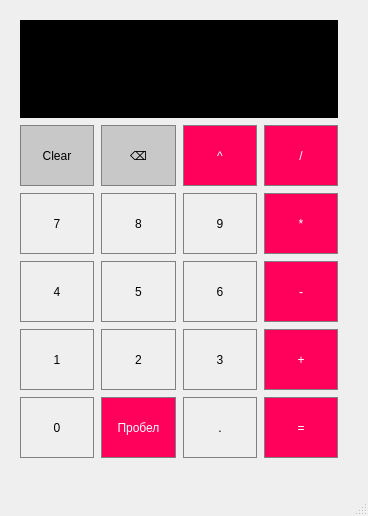
<?xml version="1.0" encoding="UTF-8"?>
<ui version="4.0">
 <class>calculator</class>
 <widget class="QMainWindow" name="calculator">
  <property name="geometry">
   <rect>
    <x>0</x>
    <y>0</y>
    <width>368</width>
    <height>516</height>
   </rect>
  </property>
  <property name="windowTitle">
   <string>calculator</string>
  </property>
  <widget class="QWidget" name="centralwidget">
   <widget class="QPushButton" name="pb5">
    <property name="geometry">
     <rect>
      <x>101</x>
      <y>261</y>
      <width>75</width>
      <height>61</height>
     </rect>
    </property>
    <property name="minimumSize">
     <size>
      <width>61</width>
      <height>61</height>
     </size>
    </property>
    <property name="baseSize">
     <size>
      <width>61</width>
      <height>61</height>
     </size>
    </property>
    <property name="cursor">
     <cursorShape>PointingHandCursor</cursorShape>
    </property>
    <property name="styleSheet">
     <string notr="true">QPushButton {
   border: 1px solid gray;
}
QPushButton:pressed {
    background-color: qlineargradient(x1: 0, y1: 0, x2: 0, y2: 1,
                                      stop: 0 #dadbde, stop: 1 #f6f7fa);
}
</string>
    </property>
    <property name="text">
     <string>5</string>
    </property>
   </widget>
   <widget class="QPushButton" name="div">
    <property name="geometry">
     <rect>
      <x>264</x>
      <y>125</y>
      <width>74</width>
      <height>61</height>
     </rect>
    </property>
    <property name="minimumSize">
     <size>
      <width>61</width>
      <height>61</height>
     </size>
    </property>
    <property name="baseSize">
     <size>
      <width>61</width>
      <height>61</height>
     </size>
    </property>
    <property name="cursor">
     <cursorShape>PointingHandCursor</cursorShape>
    </property>
    <property name="styleSheet">
     <string notr="true">QPushButton {
  background-color: rgb(255, 0, 90);
  color: white; 
  border: 1px solid gray;
}

QPushButton:pressed {
    background-color: qlineargradient(x1: 0, y1: 0, x2: 0, y2: 1,
                                      stop: 0 #FF7832, stop: 1 #FF9739);
}
</string>
    </property>
    <property name="text">
     <string>/</string>
    </property>
   </widget>
   <widget class="QPushButton" name="clearAC">
    <property name="geometry">
     <rect>
      <x>101</x>
      <y>125</y>
      <width>75</width>
      <height>61</height>
     </rect>
    </property>
    <property name="minimumSize">
     <size>
      <width>61</width>
      <height>61</height>
     </size>
    </property>
    <property name="baseSize">
     <size>
      <width>61</width>
      <height>61</height>
     </size>
    </property>
    <property name="cursor">
     <cursorShape>PointingHandCursor</cursorShape>
    </property>
    <property name="styleSheet">
     <string notr="true">QPushButton {
  background-color: rgb(200, 200, 200);
  border: 1px solid gray;
}
QPushButton:pressed {
    background-color: qlineargradient(x1: 0, y1: 0, x2: 0, y2: 1,
                                      stop: 0 #BEBEBE, stop: 1 #D7D7D7);
}
</string>
    </property>
    <property name="text">
     <string>⌫</string>
    </property>
   </widget>
   <widget class="QPushButton" name="pb9">
    <property name="geometry">
     <rect>
      <x>183</x>
      <y>193</y>
      <width>74</width>
      <height>61</height>
     </rect>
    </property>
    <property name="minimumSize">
     <size>
      <width>61</width>
      <height>61</height>
     </size>
    </property>
    <property name="baseSize">
     <size>
      <width>61</width>
      <height>61</height>
     </size>
    </property>
    <property name="cursor">
     <cursorShape>PointingHandCursor</cursorShape>
    </property>
    <property name="styleSheet">
     <string notr="true">QPushButton {
   border: 1px solid gray;
}
QPushButton:pressed {
    background-color: qlineargradient(x1: 0, y1: 0, x2: 0, y2: 1,
                                      stop: 0 #dadbde, stop: 1 #f6f7fa);
}
</string>
    </property>
    <property name="text">
     <string>9</string>
    </property>
   </widget>
   <widget class="QPushButton" name="deg">
    <property name="geometry">
     <rect>
      <x>183</x>
      <y>125</y>
      <width>74</width>
      <height>61</height>
     </rect>
    </property>
    <property name="minimumSize">
     <size>
      <width>61</width>
      <height>61</height>
     </size>
    </property>
    <property name="baseSize">
     <size>
      <width>61</width>
      <height>61</height>
     </size>
    </property>
    <property name="cursor">
     <cursorShape>PointingHandCursor</cursorShape>
    </property>
    <property name="styleSheet">
     <string notr="true">QPushButton {
  background-color: rgb(255, 0, 90);
  color: white; 
  border: 1px solid gray;
}

QPushButton:pressed {
    background-color: qlineargradient(x1: 0, y1: 0, x2: 0, y2: 1,
                                      stop: 0 #FF7832, stop: 1 #FF9739);
}
</string>
    </property>
    <property name="text">
     <string>^</string>
    </property>
   </widget>
   <widget class="QPushButton" name="pb1">
    <property name="geometry">
     <rect>
      <x>20</x>
      <y>329</y>
      <width>74</width>
      <height>61</height>
     </rect>
    </property>
    <property name="minimumSize">
     <size>
      <width>61</width>
      <height>61</height>
     </size>
    </property>
    <property name="baseSize">
     <size>
      <width>61</width>
      <height>61</height>
     </size>
    </property>
    <property name="cursor">
     <cursorShape>PointingHandCursor</cursorShape>
    </property>
    <property name="styleSheet">
     <string notr="true">QPushButton {
   border: 1px solid gray;
}
QPushButton:pressed {
    background-color: qlineargradient(x1: 0, y1: 0, x2: 0, y2: 1,
                                      stop: 0 #dadbde, stop: 1 #f6f7fa);
}</string>
    </property>
    <property name="text">
     <string>1</string>
    </property>
   </widget>
   <widget class="QPushButton" name="pb8">
    <property name="geometry">
     <rect>
      <x>101</x>
      <y>193</y>
      <width>75</width>
      <height>61</height>
     </rect>
    </property>
    <property name="minimumSize">
     <size>
      <width>61</width>
      <height>61</height>
     </size>
    </property>
    <property name="baseSize">
     <size>
      <width>61</width>
      <height>61</height>
     </size>
    </property>
    <property name="cursor">
     <cursorShape>PointingHandCursor</cursorShape>
    </property>
    <property name="mouseTracking">
     <bool>false</bool>
    </property>
    <property name="styleSheet">
     <string notr="true">QPushButton {
   border: 1px solid gray;
}
QPushButton:pressed {
    background-color: qlineargradient(x1: 0, y1: 0, x2: 0, y2: 1,
                                      stop: 0 #dadbde, stop: 1 #f6f7fa);
}</string>
    </property>
    <property name="text">
     <string>8</string>
    </property>
   </widget>
   <widget class="QPushButton" name="pb6">
    <property name="geometry">
     <rect>
      <x>183</x>
      <y>261</y>
      <width>74</width>
      <height>61</height>
     </rect>
    </property>
    <property name="minimumSize">
     <size>
      <width>61</width>
      <height>61</height>
     </size>
    </property>
    <property name="baseSize">
     <size>
      <width>61</width>
      <height>61</height>
     </size>
    </property>
    <property name="cursor">
     <cursorShape>PointingHandCursor</cursorShape>
    </property>
    <property name="styleSheet">
     <string notr="true">QPushButton {
   border: 1px solid gray;
}
QPushButton:pressed {
    background-color: qlineargradient(x1: 0, y1: 0, x2: 0, y2: 1,
                                      stop: 0 #dadbde, stop: 1 #f6f7fa);
}</string>
    </property>
    <property name="text">
     <string>6</string>
    </property>
   </widget>
   <widget class="QPushButton" name="pb4">
    <property name="geometry">
     <rect>
      <x>20</x>
      <y>261</y>
      <width>74</width>
      <height>61</height>
     </rect>
    </property>
    <property name="minimumSize">
     <size>
      <width>61</width>
      <height>61</height>
     </size>
    </property>
    <property name="baseSize">
     <size>
      <width>61</width>
      <height>61</height>
     </size>
    </property>
    <property name="cursor">
     <cursorShape>PointingHandCursor</cursorShape>
    </property>
    <property name="styleSheet">
     <string notr="true">QPushButton {
   border: 1px solid gray;
}
QPushButton:pressed {
    background-color: qlineargradient(x1: 0, y1: 0, x2: 0, y2: 1,
                                      stop: 0 #dadbde, stop: 1 #f6f7fa);
}
</string>
    </property>
    <property name="text">
     <string>4</string>
    </property>
   </widget>
   <widget class="QPushButton" name="pb0">
    <property name="geometry">
     <rect>
      <x>20</x>
      <y>397</y>
      <width>74</width>
      <height>61</height>
     </rect>
    </property>
    <property name="minimumSize">
     <size>
      <width>61</width>
      <height>61</height>
     </size>
    </property>
    <property name="baseSize">
     <size>
      <width>61</width>
      <height>61</height>
     </size>
    </property>
    <property name="cursor">
     <cursorShape>PointingHandCursor</cursorShape>
    </property>
    <property name="styleSheet">
     <string notr="true">QPushButton {
   border: 1px solid gray;
}
QPushButton:pressed {
    background-color: qlineargradient(x1: 0, y1: 0, x2: 0, y2: 1,
                                      stop: 0 #dadbde, stop: 1 #f6f7fa);
}</string>
    </property>
    <property name="text">
     <string>0</string>
    </property>
   </widget>
   <widget class="QPushButton" name="mult">
    <property name="geometry">
     <rect>
      <x>264</x>
      <y>193</y>
      <width>74</width>
      <height>61</height>
     </rect>
    </property>
    <property name="minimumSize">
     <size>
      <width>61</width>
      <height>61</height>
     </size>
    </property>
    <property name="baseSize">
     <size>
      <width>61</width>
      <height>61</height>
     </size>
    </property>
    <property name="cursor">
     <cursorShape>PointingHandCursor</cursorShape>
    </property>
    <property name="styleSheet">
     <string notr="true">QPushButton {
  background-color: rgb(255, 0, 90);
  color: white; 
  border: 1px solid gray;
}

QPushButton:pressed {
    background-color: qlineargradient(x1: 0, y1: 0, x2: 0, y2: 1,
                                      stop: 0 #FF7832, stop: 1 #FF9739);
}
</string>
    </property>
    <property name="text">
     <string>*</string>
    </property>
   </widget>
   <widget class="QPushButton" name="minus">
    <property name="geometry">
     <rect>
      <x>264</x>
      <y>261</y>
      <width>74</width>
      <height>61</height>
     </rect>
    </property>
    <property name="minimumSize">
     <size>
      <width>61</width>
      <height>61</height>
     </size>
    </property>
    <property name="baseSize">
     <size>
      <width>61</width>
      <height>61</height>
     </size>
    </property>
    <property name="cursor">
     <cursorShape>PointingHandCursor</cursorShape>
    </property>
    <property name="styleSheet">
     <string notr="true">QPushButton {
  background-color: rgb(255, 0, 90);
  color: white; 
  border: 1px solid gray;
}

QPushButton:pressed {
    background-color: qlineargradient(x1: 0, y1: 0, x2: 0, y2: 1,
                                      stop: 0 #FF7832, stop: 1 #FF9739);
}
</string>
    </property>
    <property name="text">
     <string>-</string>
    </property>
   </widget>
   <widget class="QPushButton" name="plus">
    <property name="geometry">
     <rect>
      <x>264</x>
      <y>329</y>
      <width>74</width>
      <height>61</height>
     </rect>
    </property>
    <property name="minimumSize">
     <size>
      <width>61</width>
      <height>61</height>
     </size>
    </property>
    <property name="baseSize">
     <size>
      <width>61</width>
      <height>61</height>
     </size>
    </property>
    <property name="cursor">
     <cursorShape>PointingHandCursor</cursorShape>
    </property>
    <property name="styleSheet">
     <string notr="true">QPushButton {
  background-color: rgb(255, 0, 90);
  color: white; 
  border: 1px solid gray;
}

QPushButton:pressed {
    background-color: qlineargradient(x1: 0, y1: 0, x2: 0, y2: 1,
                                      stop: 0 #FF7832, stop: 1 #FF9739);
}
</string>
    </property>
    <property name="text">
     <string>+</string>
    </property>
   </widget>
   <widget class="QPushButton" name="clearC">
    <property name="geometry">
     <rect>
      <x>20</x>
      <y>125</y>
      <width>74</width>
      <height>61</height>
     </rect>
    </property>
    <property name="minimumSize">
     <size>
      <width>61</width>
      <height>61</height>
     </size>
    </property>
    <property name="baseSize">
     <size>
      <width>61</width>
      <height>61</height>
     </size>
    </property>
    <property name="cursor">
     <cursorShape>PointingHandCursor</cursorShape>
    </property>
    <property name="styleSheet">
     <string notr="true">QPushButton {
  background-color: rgb(200, 200, 200);
  border: 1px solid gray;
}
QPushButton:pressed {
    background-color: qlineargradient(x1: 0, y1: 0, x2: 0, y2: 1,
                                      stop: 0 #BEBEBE, stop: 1 #D7D7D7);
}
</string>
    </property>
    <property name="text">
     <string>Clear</string>
    </property>
   </widget>
   <widget class="QPushButton" name="pb3">
    <property name="geometry">
     <rect>
      <x>183</x>
      <y>329</y>
      <width>74</width>
      <height>61</height>
     </rect>
    </property>
    <property name="minimumSize">
     <size>
      <width>61</width>
      <height>61</height>
     </size>
    </property>
    <property name="baseSize">
     <size>
      <width>61</width>
      <height>61</height>
     </size>
    </property>
    <property name="cursor">
     <cursorShape>PointingHandCursor</cursorShape>
    </property>
    <property name="styleSheet">
     <string notr="true">QPushButton {
   border: 1px solid gray;
}
QPushButton:pressed {
    background-color: qlineargradient(x1: 0, y1: 0, x2: 0, y2: 1,
                                      stop: 0 #dadbde, stop: 1 #f6f7fa);
}</string>
    </property>
    <property name="text">
     <string>3</string>
    </property>
   </widget>
   <widget class="QPushButton" name="point">
    <property name="geometry">
     <rect>
      <x>183</x>
      <y>397</y>
      <width>74</width>
      <height>61</height>
     </rect>
    </property>
    <property name="minimumSize">
     <size>
      <width>61</width>
      <height>61</height>
     </size>
    </property>
    <property name="baseSize">
     <size>
      <width>61</width>
      <height>61</height>
     </size>
    </property>
    <property name="cursor">
     <cursorShape>PointingHandCursor</cursorShape>
    </property>
    <property name="styleSheet">
     <string notr="true">QPushButton {
   border: 1px solid gray;
}
QPushButton:pressed {
    background-color: qlineargradient(x1: 0, y1: 0, x2: 0, y2: 1,
                                      stop: 0 #dadbde, stop: 1 #f6f7fa);
}</string>
    </property>
    <property name="text">
     <string>.</string>
    </property>
   </widget>
   <widget class="QPushButton" name="spaceb">
    <property name="geometry">
     <rect>
      <x>101</x>
      <y>397</y>
      <width>75</width>
      <height>61</height>
     </rect>
    </property>
    <property name="minimumSize">
     <size>
      <width>61</width>
      <height>61</height>
     </size>
    </property>
    <property name="baseSize">
     <size>
      <width>61</width>
      <height>61</height>
     </size>
    </property>
    <property name="cursor">
     <cursorShape>PointingHandCursor</cursorShape>
    </property>
    <property name="styleSheet">
     <string notr="true">QPushButton {
  background-color: rgb(255, 0, 90);
  color: white; 
  border: 1px solid gray;
}

QPushButton:pressed {
    background-color: qlineargradient(x1: 0, y1: 0, x2: 0, y2: 1,
                                      stop: 0 #FF7832, stop: 1 #FF9739);
}
</string>
    </property>
    <property name="text">
     <string>Пробел</string>
    </property>
   </widget>
   <widget class="QPushButton" name="pb2">
    <property name="geometry">
     <rect>
      <x>101</x>
      <y>329</y>
      <width>75</width>
      <height>61</height>
     </rect>
    </property>
    <property name="minimumSize">
     <size>
      <width>61</width>
      <height>61</height>
     </size>
    </property>
    <property name="baseSize">
     <size>
      <width>61</width>
      <height>61</height>
     </size>
    </property>
    <property name="cursor">
     <cursorShape>PointingHandCursor</cursorShape>
    </property>
    <property name="styleSheet">
     <string notr="true">QPushButton {
   border: 1px solid gray;
}
QPushButton:pressed {
    background-color: qlineargradient(x1: 0, y1: 0, x2: 0, y2: 1,
                                      stop: 0 #dadbde, stop: 1 #f6f7fa);
}
</string>
    </property>
    <property name="text">
     <string>2</string>
    </property>
   </widget>
   <widget class="QLabel" name="result_show">
    <property name="geometry">
     <rect>
      <x>20</x>
      <y>20</y>
      <width>318</width>
      <height>98</height>
     </rect>
    </property>
    <property name="minimumSize">
     <size>
      <width>241</width>
      <height>61</height>
     </size>
    </property>
    <property name="styleSheet">
     <string notr="true">color: white;
font: 25 10pt &quot;Yu Gothic UI Light&quot;;
  qproperty-alignment: 'AlignVCenter | AlignRight';
  border: 1px solid black;

background-color: rgb(0, 0, 0);
</string>
    </property>
    <property name="text">
     <string/>
    </property>
   </widget>
   <widget class="QPushButton" name="pb7">
    <property name="geometry">
     <rect>
      <x>20</x>
      <y>193</y>
      <width>74</width>
      <height>61</height>
     </rect>
    </property>
    <property name="minimumSize">
     <size>
      <width>61</width>
      <height>61</height>
     </size>
    </property>
    <property name="baseSize">
     <size>
      <width>61</width>
      <height>61</height>
     </size>
    </property>
    <property name="font">
     <font>
      <stylestrategy>PreferDefault</stylestrategy>
     </font>
    </property>
    <property name="cursor">
     <cursorShape>PointingHandCursor</cursorShape>
    </property>
    <property name="styleSheet">
     <string notr="true">QPushButton {
   border: 1px solid gray;
}
QPushButton:pressed {
    background-color: qlineargradient(x1: 0, y1: 0, x2: 0, y2: 1,
                                      stop: 0 #dadbde, stop: 1 #f6f7fa);
}</string>
    </property>
    <property name="text">
     <string>7</string>
    </property>
   </widget>
   <widget class="QPushButton" name="equally">
    <property name="geometry">
     <rect>
      <x>264</x>
      <y>397</y>
      <width>74</width>
      <height>61</height>
     </rect>
    </property>
    <property name="minimumSize">
     <size>
      <width>61</width>
      <height>61</height>
     </size>
    </property>
    <property name="baseSize">
     <size>
      <width>61</width>
      <height>61</height>
     </size>
    </property>
    <property name="cursor">
     <cursorShape>PointingHandCursor</cursorShape>
    </property>
    <property name="styleSheet">
     <string notr="true">QPushButton {
  background-color: rgb(255, 0, 90);
  color: white; 
  border: 1px solid gray;
}

QPushButton:pressed {
    background-color: qlineargradient(x1: 0, y1: 0, x2: 0, y2: 1,
                                      stop: 0 #FF7832, stop: 1 #FF9739);
}

</string>
    </property>
    <property name="text">
     <string>=</string>
    </property>
   </widget>
  </widget>
  <widget class="QMenuBar" name="menubar">
   <property name="geometry">
    <rect>
     <x>0</x>
     <y>0</y>
     <width>368</width>
     <height>26</height>
    </rect>
   </property>
  </widget>
  <widget class="QStatusBar" name="statusbar"/>
 </widget>
 <resources/>
 <connections/>
</ui>
